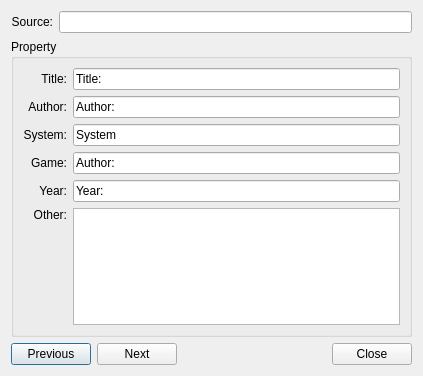
<?xml version="1.0" encoding="UTF-8"?>
<ui version="4.0">
 <class>TPropertyDialog</class>
 <widget class="QDialog" name="TPropertyDialog">
  <property name="geometry">
   <rect>
    <x>0</x>
    <y>0</y>
    <width>423</width>
    <height>376</height>
   </rect>
  </property>
  <property name="windowTitle">
   <string>View property</string>
  </property>
  <layout class="QVBoxLayout" name="verticalLayout">
   <item>
    <layout class="QHBoxLayout" name="horizontalLayout">
     <item>
      <widget class="QLabel" name="label">
       <property name="text">
        <string>Source:</string>
       </property>
       <property name="alignment">
        <set>Qt::AlignRight|Qt::AlignTrailing|Qt::AlignVCenter</set>
       </property>
      </widget>
     </item>
     <item>
      <widget class="QLineEdit" name="leMusicFile">
       <property name="readOnly">
        <bool>true</bool>
       </property>
      </widget>
     </item>
    </layout>
   </item>
   <item>
    <widget class="QGroupBox" name="groupBox">
     <property name="title">
      <string>Property</string>
     </property>
     <layout class="QGridLayout" name="gridLayout">
      <item row="0" column="0">
       <widget class="QLabel" name="label_2">
        <property name="text">
         <string>Title:</string>
        </property>
        <property name="alignment">
         <set>Qt::AlignRight|Qt::AlignTrailing|Qt::AlignVCenter</set>
        </property>
       </widget>
      </item>
      <item row="0" column="1">
       <widget class="QLineEdit" name="leTitle">
        <property name="text">
         <string notr="true">Title:</string>
        </property>
       </widget>
      </item>
      <item row="1" column="0">
       <widget class="QLabel" name="label_3">
        <property name="text">
         <string>Author:</string>
        </property>
        <property name="alignment">
         <set>Qt::AlignRight|Qt::AlignTrailing|Qt::AlignVCenter</set>
        </property>
       </widget>
      </item>
      <item row="1" column="1">
       <widget class="QLineEdit" name="leAuthor">
        <property name="text">
         <string notr="true">Author:</string>
        </property>
       </widget>
      </item>
      <item row="2" column="0">
       <widget class="QLabel" name="label_4">
        <property name="text">
         <string>System:</string>
        </property>
        <property name="alignment">
         <set>Qt::AlignRight|Qt::AlignTrailing|Qt::AlignVCenter</set>
        </property>
       </widget>
      </item>
      <item row="2" column="1">
       <widget class="QLineEdit" name="leSystem">
        <property name="text">
         <string notr="true">System</string>
        </property>
       </widget>
      </item>
      <item row="3" column="0">
       <widget class="QLabel" name="label_5">
        <property name="text">
         <string>Game:</string>
        </property>
        <property name="alignment">
         <set>Qt::AlignRight|Qt::AlignTrailing|Qt::AlignVCenter</set>
        </property>
       </widget>
      </item>
      <item row="3" column="1">
       <widget class="QLineEdit" name="leGame">
        <property name="text">
         <string notr="true">Author:</string>
        </property>
       </widget>
      </item>
      <item row="4" column="0">
       <widget class="QLabel" name="label_6">
        <property name="text">
         <string>Year:</string>
        </property>
        <property name="alignment">
         <set>Qt::AlignRight|Qt::AlignTrailing|Qt::AlignVCenter</set>
        </property>
       </widget>
      </item>
      <item row="4" column="1">
       <widget class="QLineEdit" name="leYear">
        <property name="text">
         <string notr="true">Year:</string>
        </property>
       </widget>
      </item>
      <item row="5" column="0">
       <widget class="QLabel" name="label_7">
        <property name="text">
         <string>Other:</string>
        </property>
        <property name="alignment">
         <set>Qt::AlignRight|Qt::AlignTop|Qt::AlignTrailing</set>
        </property>
       </widget>
      </item>
      <item row="5" column="1">
       <widget class="QPlainTextEdit" name="txtOther">
        <property name="readOnly">
         <bool>true</bool>
        </property>
       </widget>
      </item>
     </layout>
    </widget>
   </item>
   <item>
    <layout class="QHBoxLayout" name="horizontalLayout_2">
     <item>
      <widget class="QPushButton" name="btnPrevious">
       <property name="text">
        <string>Previous</string>
       </property>
      </widget>
     </item>
     <item>
      <widget class="QPushButton" name="btnNext">
       <property name="text">
        <string>Next</string>
       </property>
      </widget>
     </item>
     <item>
      <spacer name="horizontalSpacer">
       <property name="orientation">
        <enum>Qt::Horizontal</enum>
       </property>
       <property name="sizeHint" stdset="0">
        <size>
         <width>40</width>
         <height>20</height>
        </size>
       </property>
      </spacer>
     </item>
     <item>
      <widget class="QPushButton" name="btnClose">
       <property name="text">
        <string>Close</string>
       </property>
      </widget>
     </item>
    </layout>
   </item>
  </layout>
 </widget>
 <resources/>
 <connections/>
</ui>
